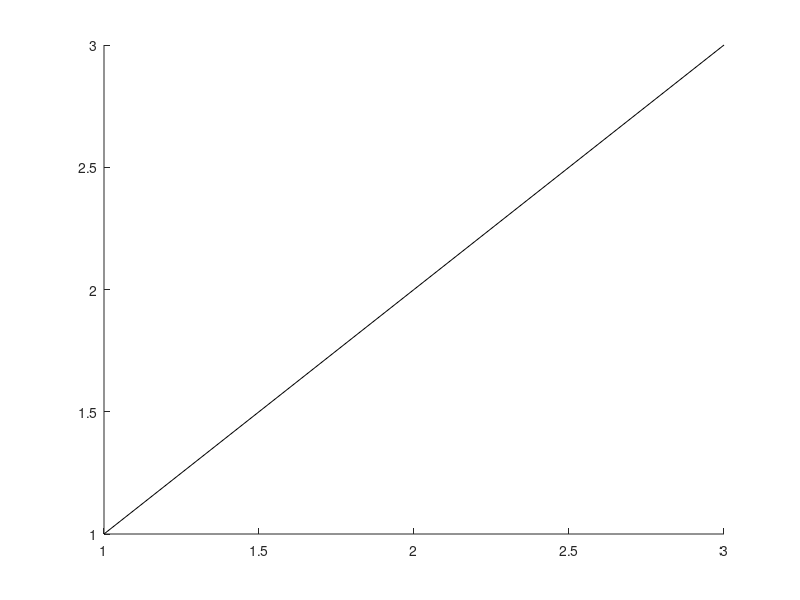
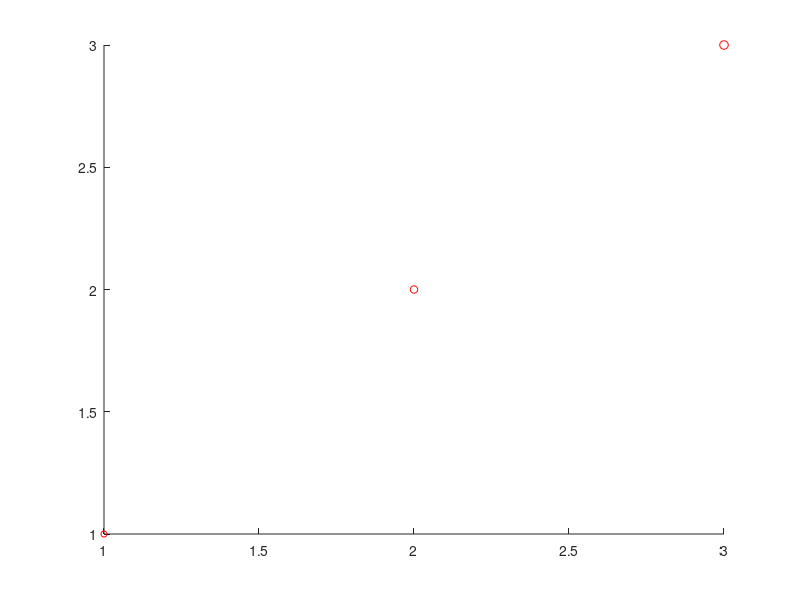
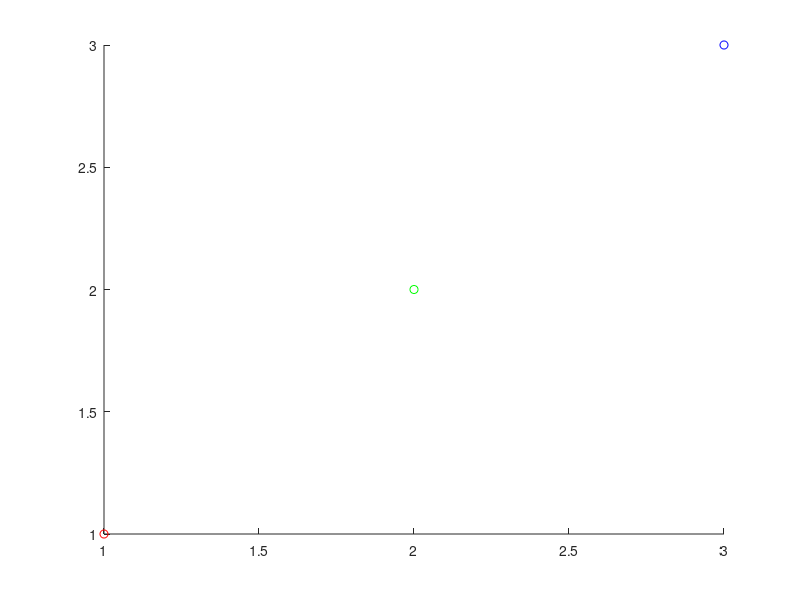
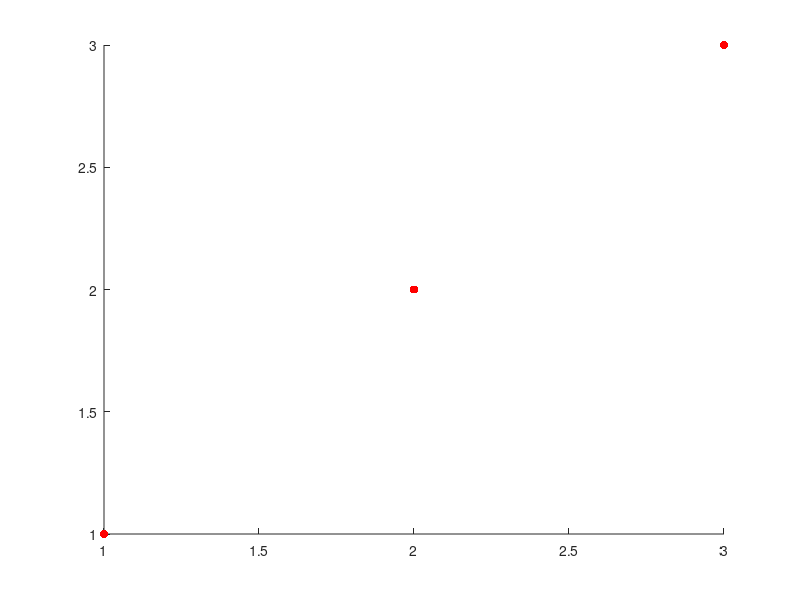

These figures' MATLAB source, in order: (Note: this script raises an error after producing the figures.)
function summary = runM21ReaderTests(outputDirectory)
%RUNM21READERTESTS Assert concrete axes and mixed-series IR semantics.
    root = fileparts(fileparts(mfilename('fullpath'))); addpath(fullfile(root, 'src'));
    if nargin < 1, outputDirectory = fullfile(root, '.audit', 'm2.1'); end
    names = fixtureNames(); rows = cell(numel(names), 4); failures = 0;
    for k = 1:numel(names)
        fig = [];
        try
            fig = createM21Fixture(names{k}); ir = m2t2.reader.readFigure(fig);
            assert(ir.version == 2 && numel(ir.axes) == 1);
            verify(names{k}, ir.axes{1}); status = 'PASS'; detail = '';
        catch err
            failures = failures + 1; status = 'FAIL'; detail = oneLine(err.message);
        end
        if ~isempty(fig) && ishandle(fig), close(fig); end
        rows(k, :) = {names{k}, status, detail, 'reader'};
    end
    [status, detail] = unsupportedHggroup();
    if ~strcmp(status, 'PASS'), failures = failures + 1; end
    rows(end + 1, :) = {'unsupported_arbitrary_hggroup', status, detail, 'reader'}; %#ok<AGROW>
    unsupportedNames = {'size','color','filled','3d'};
    for u = 1:numel(unsupportedNames)
        [status, detail] = unsupportedScatter(unsupportedNames{u});
        if ~strcmp(status, 'PASS'), failures = failures + 1; end
        rows(end + 1, :) = {['scatter_unsupported_' unsupportedNames{u}], status, detail, 'reader'}; %#ok<AGROW>
    end
    ensureDirectory(outputDirectory); writeRows(fullfile(outputDirectory, 'm21-reader-results.tsv'), rows);
    summary = struct('failures', failures, 'tests', size(rows, 1));
    if failures, error('M2T2:M21ReaderTestsFailed', '%d M2.1 reader tests failed.', failures); end
end

function verify(name, ax)
    switch name
        case 'manual_x_ticks'
            assert(strcmp(ax.xticks.mode, 'manual'));
            assert(isequal(ax.xticks.values, [0 1 2]));
            assert(strcmp(ax.xticks.labels{2}.value, 'one'));
        case 'manual_y_ticks'
            assert(strcmp(ax.yticks.mode, 'manual'));
            assert(isequal(ax.yticks.values, [0 2 4]));
            assert(strcmp(ax.yticks.labels{3}.value, 'high'));
        case 'reverse_x', assert(strcmp(ax.xdirection, 'reverse'));
        case 'reverse_y', assert(strcmp(ax.ydirection, 'reverse'));
        case 'box_on', assert(strcmp(ax.box, 'on'));
        case 'box_off', assert(strcmp(ax.box, 'off'));
        case 'plain_text'
            assert(strcmp(ax.xlabel.value, 'plain_a_b') && strcmp(ax.xlabel.interpreter, 'plain'));
        case 'tex_text'
            assert(strcmp(ax.ylabel.value, 'x_{1}') && strcmp(ax.ylabel.interpreter, 'tex'));
        case 'latex_text'
            assert(strcmp(ax.title.value, '$x^2$') && strcmp(ax.title.interpreter, 'latex'));
        case 'legend_on'
            assert(ax.legend.visible && strcmp(ax.legend.location, 'south_west'));
            assert(numel(ax.legend.entries) == 2 && strcmp(ax.legend.entries{1}.text.value, 'First'));
        case 'legend_off'
            assert(~ax.legend.visible && isempty(ax.legend.entries));
            assert(strcmp(ax.series{1}.displayName.value, 'Named but hidden'));
        case 'scatter'
            assert(strcmp(ax.series{1}.kind, 'm2t2.scatter'));
            assert(ax.series{1}.markerSize == 7 && numel(ax.series{1}.x) == 4);
        case 'errorbar_symmetric'
            item = ax.series{1}; assert(strcmp(item.kind, 'm2t2.errorbar'));
            assert(isequal(item.yNegative, item.yPositive));
        case 'errorbar_asymmetric'
            item = ax.series{1}; assert(strcmp(item.kind, 'm2t2.errorbar'));
            assert(~isequal(item.yNegative, item.yPositive));
            assert(abs(item.yNegative(1) - 0.1) < 1e-12 && abs(item.yPositive(4) - 0.5) < 1e-12);
        case 'mixed_line_scatter'
            assertKinds(ax, {'m2t2.line','m2t2.scatter'});
            assert(numel(ax.legend.entries) == 2);
        case 'mixed_line_errorbar'
            assertKinds(ax, {'m2t2.line','m2t2.errorbar'});
            assert(numel(ax.legend.entries) == 2);
    end
end

function assertKinds(ax, expected)
    assert(numel(ax.series) == numel(expected));
    for k = 1:numel(expected), assert(strcmp(ax.series{k}.kind, expected{k})); end
end

function [status, detail] = unsupportedScatter(kind)
    fig = figure('Visible', 'off');
    try
        expectedIdentifier = 'M2T2:E007:UnsupportedProperty';
        switch kind
            case 'size', scatter(1:3, 1:3, [20 30 40], [1 0 0]); expected = 'SizeData';
            case 'color', scatter(1:3, 1:3, 36, [1 0 0;0 1 0;0 0 1]); expected = 'CData';
            case 'filled', scatter(1:3, 1:3, 36, [1 0 0], 'filled'); expected = 'MarkerFaceColor';
            case '3d'
                scatter3(1:3, 1:3, 1:3, 36, [1 0 0]);
                expectedIdentifier = 'M2T2:E007:UnsupportedProperty'; expected = 'property=ZData';
        end
        try
            m2t2.reader.readFigure(fig); status = 'FAIL'; detail = ['unsupported scatter ' kind ' was accepted'];
        catch err
            valid = strcmp(err.identifier, expectedIdentifier) && ...
                    ~isempty(strfind(err.message, expected)); %#ok<STREMP>
            if valid, status = 'PASS'; detail = err.message; else, status = 'FAIL'; detail = err.message; end
        end
    catch err, status = 'FAIL'; detail = err.message;
    end
    close(fig); detail = oneLine(detail);
end

function [status, detail] = unsupportedHggroup()
    fig = figure('Visible', 'off');
    try
        ax = axes('Parent', fig);
        group = hggroup('Parent', ax);
        line('Parent', group, 'XData', 1:3, 'YData', 1:3);
        try
            m2t2.reader.readFigure(fig);
            status = 'FAIL'; detail = 'arbitrary hggroup was accepted';
        catch err
            valid = strcmp(err.identifier, 'M2T2:E001:UnsupportedObject') && ...
                    ~isempty(strfind(err.message, 'type=hggroup')); %#ok<STREMP>
            if valid, status = 'PASS'; detail = err.message;
            else, status = 'FAIL'; detail = err.message; end
        end
    catch err, status = 'FAIL'; detail = err.message;
    end
    close(fig); detail = oneLine(detail);
end

function names = fixtureNames()
    names = {'manual_x_ticks','manual_y_ticks','reverse_x','reverse_y','box_on','box_off', ...
             'plain_text','tex_text','latex_text','legend_on','legend_off','scatter', ...
             'errorbar_symmetric','errorbar_asymmetric','mixed_line_scatter','mixed_line_errorbar'};
end

function ensureDirectory(path), if exist(path, 'dir') ~= 7, mkdir(path); end, end
function writeRows(path, rows)
    fid=fopen(path,'w'); cleanup=onCleanup(@() fclose(fid)); fprintf(fid,'case\tstatus\tdetail\tlayer\n');
    for k=1:size(rows,1), fprintf(fid,'%s\t%s\t%s\t%s\n',rows{k,:}); end; clear cleanup;
end
function value=oneLine(value), value=strrep(strrep(value,sprintf('\r'),' '),sprintf('\n'),' '); end
